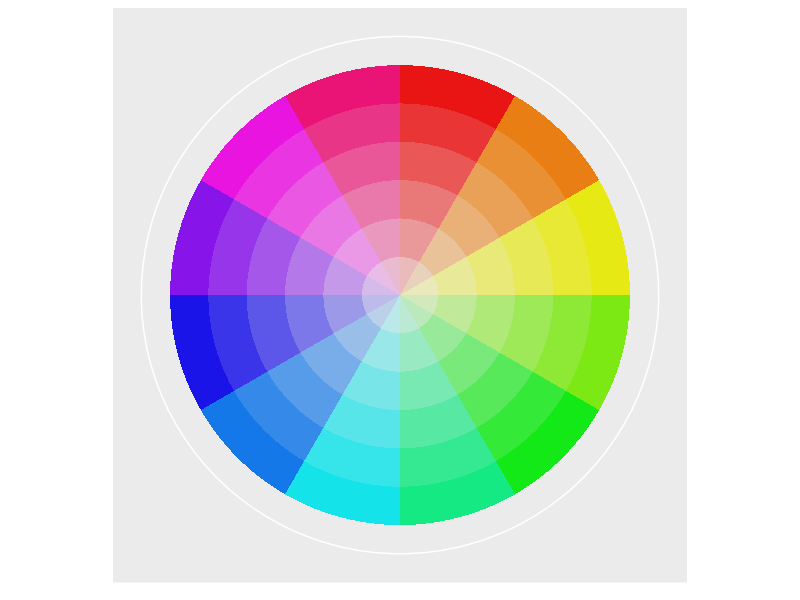
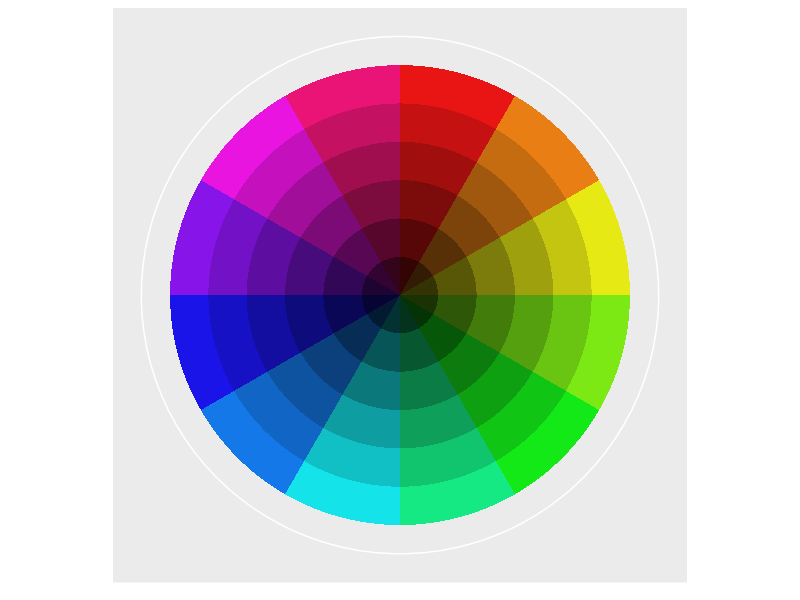
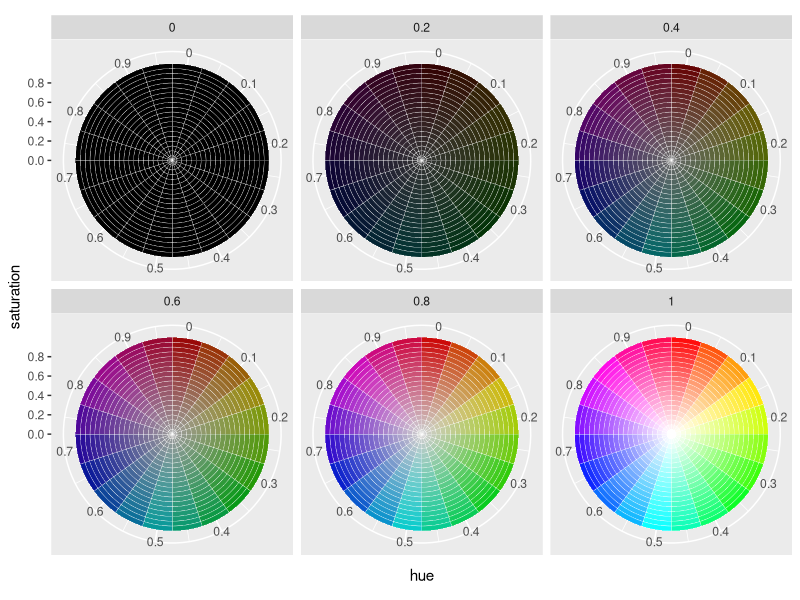

Here is the R script that generated these plots, in order:
library(ggplot2)
d=expand.grid(h=seq(0,1,1/11.9), s=seq(.2,1,1/7), v=seq(.2,1,1/7))
#d=expand.grid(h=seq(0,1,1/11.9), s=c(0,1/3,2/3,1,1,1,1,1), v=c(1,1,1,1,1,2/3,1/3,0))

ggplot() +
  coord_polar(theta="x") +
  scale_x_continuous(breaks=NULL) +
  scale_y_continuous(breaks=NULL) +
  scale_fill_identity() +
  geom_rect(data=d, mapping=aes(xmin=h, xmax=h+resolution(h), ymin=s, ymax=s+resolution(s), fill=hsv(h,s,v)))

ggplot() +
  coord_polar(theta="x") +
  scale_x_continuous(breaks=NULL) +
  scale_y_continuous(breaks=NULL) +
  scale_fill_identity() +
  geom_rect(data=d, mapping=aes(xmin=h, xmax=h+resolution(h), ymin=v, ymax=v+resolution(v), fill=hsv(h,s,v)))

library(ggplot2)
d=expand.grid(h=seq(0,0.95,0.05), s=seq(0,0.95,0.05), v=seq(0,1,0.2))
ggplot() +
  coord_polar(theta="x") +
  facet_wrap(~v) +
  scale_x_continuous(name="hue", limits=c(0,1), breaks=seq(0.025,0.925,0.1), labels=seq(0,0.9,0.1)) +
  scale_y_continuous(name="saturation", breaks=seq(0, 1, 0.2)) +
  scale_fill_identity() +
  geom_rect(data=d, mapping=aes(xmin=h, xmax=h+resolution(h), ymin=s, ymax=s+resolution(s), fill=hsv(h,s,v)), color="white", size=0.1)
